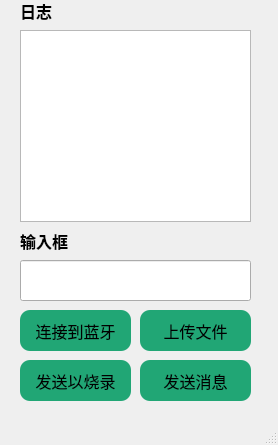
<?xml version="1.0" encoding="UTF-8"?>
<ui version="4.0">
 <class>MainWindow</class>
 <widget class="QMainWindow" name="MainWindow">
  <property name="geometry">
   <rect>
    <x>0</x>
    <y>0</y>
    <width>278</width>
    <height>445</height>
   </rect>
  </property>
  <property name="windowTitle">
   <string>MainWindow</string>
  </property>
  <widget class="QWidget" name="centralwidget">
   <widget class="QPushButton" name="connect_bluetooth">
    <property name="geometry">
     <rect>
      <x>20</x>
      <y>310</y>
      <width>111</width>
      <height>41</height>
     </rect>
    </property>
    <property name="font">
     <font>
      <family>微软雅黑</family>
      <pointsize>12</pointsize>
     </font>
    </property>
    <property name="cursor">
     <cursorShape>PointingHandCursor</cursorShape>
    </property>
    <property name="styleSheet">
     <string notr="true">border-radius:10px;
background-color: rgb(33, 166, 117);</string>
    </property>
    <property name="text">
     <string>连接到蓝牙</string>
    </property>
   </widget>
   <widget class="QPushButton" name="send_program">
    <property name="geometry">
     <rect>
      <x>20</x>
      <y>360</y>
      <width>111</width>
      <height>41</height>
     </rect>
    </property>
    <property name="font">
     <font>
      <family>微软雅黑</family>
      <pointsize>12</pointsize>
     </font>
    </property>
    <property name="cursor">
     <cursorShape>PointingHandCursor</cursorShape>
    </property>
    <property name="styleSheet">
     <string notr="true">border-radius:10px;
background-color: rgb(33, 166, 117);</string>
    </property>
    <property name="text">
     <string>发送以烧录</string>
    </property>
   </widget>
   <widget class="QPushButton" name="upload">
    <property name="geometry">
     <rect>
      <x>140</x>
      <y>310</y>
      <width>111</width>
      <height>41</height>
     </rect>
    </property>
    <property name="font">
     <font>
      <family>微软雅黑</family>
      <pointsize>12</pointsize>
     </font>
    </property>
    <property name="cursor">
     <cursorShape>PointingHandCursor</cursorShape>
    </property>
    <property name="styleSheet">
     <string notr="true">border-radius:10px;
background-color: rgb(33, 166, 117);</string>
    </property>
    <property name="text">
     <string>上传文件</string>
    </property>
   </widget>
   <widget class="QPushButton" name="send_msg">
    <property name="geometry">
     <rect>
      <x>140</x>
      <y>360</y>
      <width>111</width>
      <height>41</height>
     </rect>
    </property>
    <property name="font">
     <font>
      <family>微软雅黑</family>
      <pointsize>12</pointsize>
     </font>
    </property>
    <property name="cursor">
     <cursorShape>PointingHandCursor</cursorShape>
    </property>
    <property name="styleSheet">
     <string notr="true">border-radius:10px;
background-color: rgb(33, 166, 117);</string>
    </property>
    <property name="text">
     <string>发送消息</string>
    </property>
   </widget>
   <widget class="QTextBrowser" name="log_browser">
    <property name="geometry">
     <rect>
      <x>20</x>
      <y>30</y>
      <width>231</width>
      <height>192</height>
     </rect>
    </property>
   </widget>
   <widget class="QLabel" name="label">
    <property name="geometry">
     <rect>
      <x>20</x>
      <y>0</y>
      <width>71</width>
      <height>21</height>
     </rect>
    </property>
    <property name="font">
     <font>
      <family>微软雅黑</family>
      <pointsize>12</pointsize>
      <bold>true</bold>
     </font>
    </property>
    <property name="text">
     <string>日志</string>
    </property>
   </widget>
   <widget class="QLabel" name="label_2">
    <property name="geometry">
     <rect>
      <x>20</x>
      <y>230</y>
      <width>71</width>
      <height>21</height>
     </rect>
    </property>
    <property name="font">
     <font>
      <family>微软雅黑</family>
      <pointsize>12</pointsize>
      <bold>true</bold>
     </font>
    </property>
    <property name="text">
     <string>输入框</string>
    </property>
   </widget>
   <widget class="QLineEdit" name="msg_edit">
    <property name="geometry">
     <rect>
      <x>20</x>
      <y>260</y>
      <width>231</width>
      <height>41</height>
     </rect>
    </property>
    <property name="font">
     <font>
      <family>Cascadia Code</family>
      <pointsize>12</pointsize>
     </font>
    </property>
   </widget>
  </widget>
  <widget class="QMenuBar" name="menubar">
   <property name="geometry">
    <rect>
     <x>0</x>
     <y>0</y>
     <width>278</width>
     <height>20</height>
    </rect>
   </property>
  </widget>
  <widget class="QStatusBar" name="statusbar"/>
 </widget>
 <resources/>
 <connections/>
</ui>
